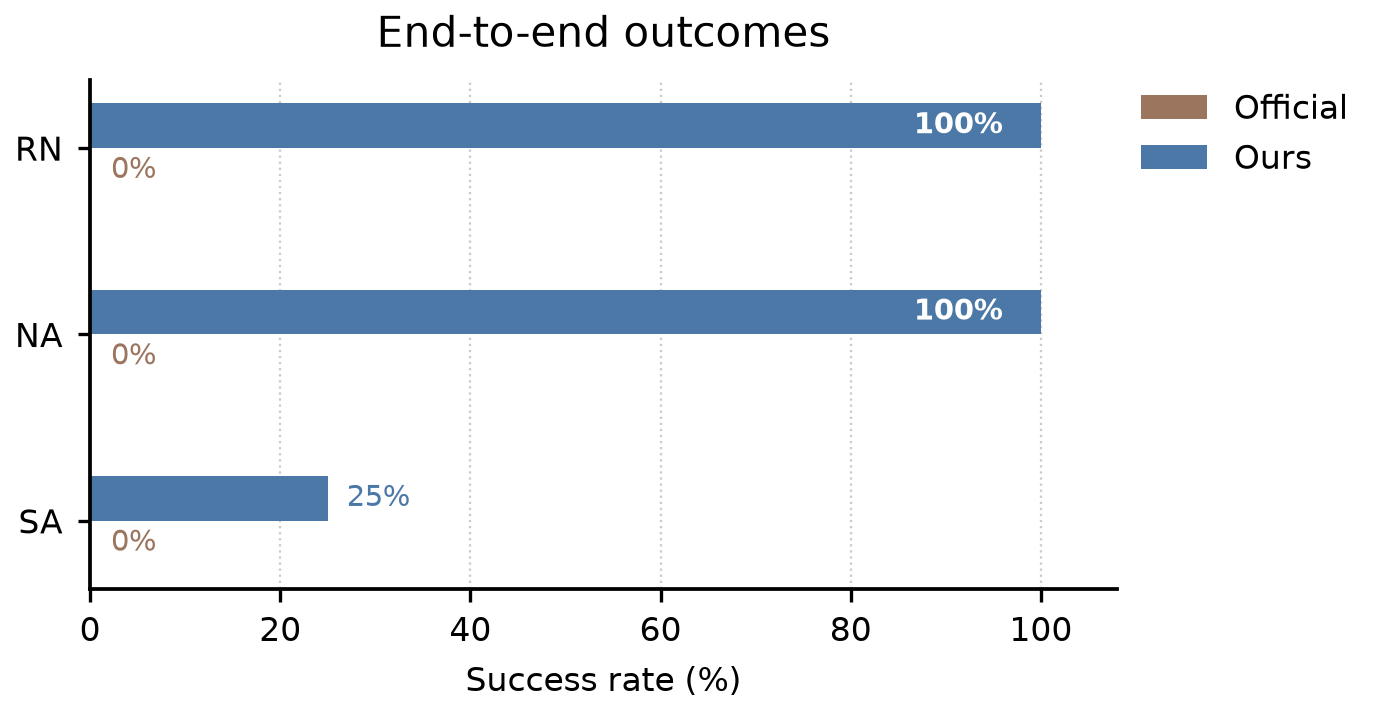

Generate this figure with Python:
from __future__ import annotations

import csv
import numpy as np
from pathlib import Path

import matplotlib.pyplot as plt

rows = [
    row
    for row in csv.DictReader((Path(__file__).resolve().parent / "methods.csv").open())
    if int(row["cases"]) > 0
]
by_method = {row["method"]: row for row in rows}
metrics = [
    ("RN", "verified"),
    ("NA", "fp32"),
    ("SA", "strict"),
]
methods = [("official_jittor", "Official", "#9C755F"), ("dsh_torchport", "Ours", "#4C78A8")]
y = np.arange(len(metrics))
height = 0.24

plt.rcParams.update({
    "font.family": "sans-serif",
    "font.sans-serif": ["DejaVu Sans", "Arial", "Helvetica"],
    "font.size": 9,
    "axes.titlesize": 10,
    "axes.titlepad": 8,
    "axes.labelsize": 9,
    "xtick.labelsize": 8,
    "ytick.labelsize": 8,
    "legend.fontsize": 8,
    "axes.linewidth": 0.9,
})
fig, ax = plt.subplots(figsize=(4.75, 2.55))
for idx, (method, label, color) in enumerate(methods):
    row = by_method.get(method)
    if not row:
        continue
    total = max(int(row["cases"]), 1)
    rates = [100.0 * int(row[key]) / total for _, key in metrics]
    ypos = y + (0.5 - idx) * height
    bars = ax.barh(ypos, rates, height, label=label, color=color)
    for bar, rate in zip(bars, rates):
        x_text = 2.2 if rate == 0 else rate + 2.0 if rate < 92 else rate - 4.0
        ax.text(
            x_text,
            bar.get_y() + bar.get_height() / 2,
            f"{rate:.0f}%",
            ha="left" if rate < 92 else "right",
            va="center",
            fontsize=7,
            color=color if rate < 92 else "white",
            fontweight="bold" if rate >= 92 else "normal",
        )

ax.set_xlabel("Success rate (%)", fontsize=8)
ax.set_title("End-to-end outcomes")
ax.set_yticks(y)
ax.set_yticklabels([name for name, _ in metrics])
ax.set_xlim(0, 108)
ax.invert_yaxis()
ax.spines[["top", "right"]].set_visible(False)
ax.grid(axis="x", linestyle=":", linewidth=0.55, alpha=0.65)
ax.set_axisbelow(True)
ax.tick_params(direction="out", length=3)
ax.legend(frameon=False, loc="upper left", bbox_to_anchor=(1.01, 1.0), borderaxespad=0.0)
fig.tight_layout()
fig.savefig("plot.png", dpi=300, bbox_inches="tight", pad_inches=0.05)
